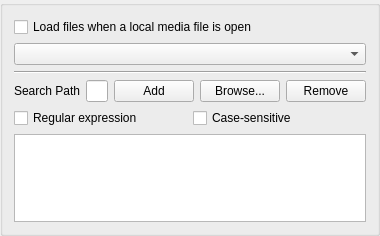
<?xml version="1.0" encoding="UTF-8"?>
<ui version="4.0">
 <class>AutoloaderWidget</class>
 <widget class="QGroupBox" name="AutoloaderWidget">
  <property name="geometry">
   <rect>
    <x>0</x>
    <y>0</y>
    <width>372</width>
    <height>236</height>
   </rect>
  </property>
  <property name="windowTitle">
   <string>Form</string>
  </property>
  <layout class="QVBoxLayout" name="verticalLayout">
   <item>
    <widget class="QCheckBox" name="enabled">
     <property name="text">
      <string>Load files when a local media file is open</string>
     </property>
    </widget>
   </item>
   <item>
    <widget class="AutoloadModeComboBox" name="mode">
     <property name="toolTip">
      <string>Load next subtitles when starting to play a file.</string>
     </property>
     <property name="sizeAdjustPolicy">
      <enum>QComboBox::AdjustToContents</enum>
     </property>
    </widget>
   </item>
   <item>
    <widget class="Line" name="line_2">
     <property name="orientation">
      <enum>Qt::Horizontal</enum>
     </property>
    </widget>
   </item>
   <item>
    <layout class="QHBoxLayout" name="horizontalLayout_31">
     <item>
      <widget class="QLabel" name="label_5">
       <property name="text">
        <string>Search Path</string>
       </property>
      </widget>
     </item>
     <item>
      <widget class="QLineEdit" name="search_path_edit"/>
     </item>
     <item>
      <widget class="QPushButton" name="search_path_add">
       <property name="text">
        <string>Add</string>
       </property>
      </widget>
     </item>
     <item>
      <widget class="QPushButton" name="search_path_browse">
       <property name="text">
        <string>Browse...</string>
       </property>
      </widget>
     </item>
     <item>
      <widget class="QPushButton" name="search_path_remove">
       <property name="text">
        <string>Remove</string>
       </property>
      </widget>
     </item>
    </layout>
   </item>
   <item>
    <layout class="QHBoxLayout" name="horizontalLayout_34">
     <item>
      <widget class="QCheckBox" name="search_regex">
       <property name="text">
        <string>Regular expression</string>
       </property>
      </widget>
     </item>
     <item>
      <widget class="QCheckBox" name="search_case_sensitive">
       <property name="text">
        <string>Case-sensitive</string>
       </property>
      </widget>
     </item>
    </layout>
   </item>
   <item>
    <widget class="QTreeView" name="search_paths">
     <property name="rootIsDecorated">
      <bool>false</bool>
     </property>
    </widget>
   </item>
  </layout>
 </widget>
 <customwidgets>
  <customwidget>
   <class>AutoloadModeComboBox</class>
   <extends>QComboBox</extends>
   <header>widget/enumcombobox.hpp</header>
  </customwidget>
 </customwidgets>
 <resources/>
 <connections/>
</ui>
